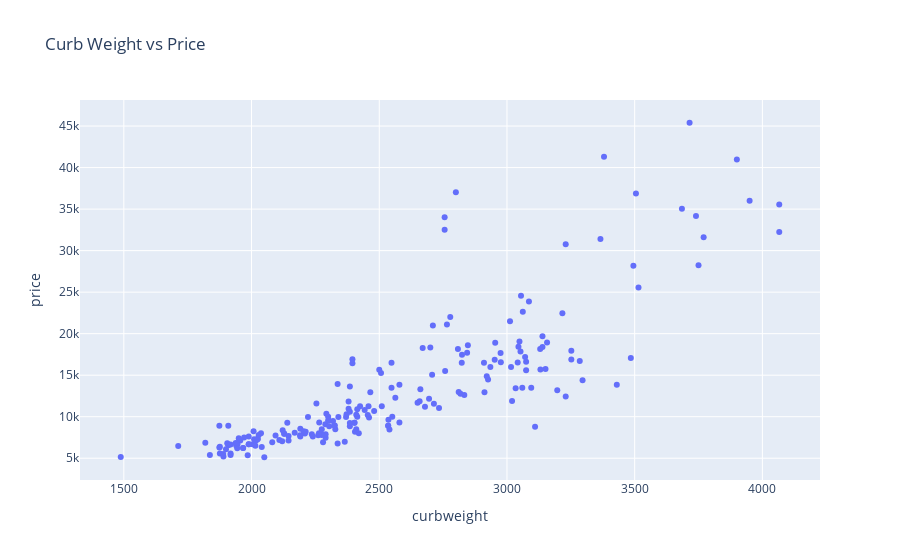

The notebook cell this image was saved under:
### Code cell
fig = px.scatter(df, x='curbweight', y='price', title='Curb Weight vs Price')
fig.show()

### Figure 1 — Plotly figure (JSON) as saved in the notebook; plotly's stock layout.template omitted (floating-point values rounded to 4 significant figures; data arrays with more than 128 entries replaced by an {"elided": "..."} marker saying what was removed)
{"data": [{"hovertemplate": "curbweight=%{x}<br>price=%{y}<extra></extra>", "legendgroup": "", "marker": {"color": "#636efa", "symbol": "circle"}, "mode": "markers", "name": "", "orientation": "v", "showlegend": false, "type": "scatter", "x": {"elided": "205 int values"}, "xaxis": "x", "y": {"elided": "205 float values"}, "yaxis": "y"}], "layout": {"legend": {"tracegroupgap": 0}, "title": {"text": "Curb Weight vs Price"}, "xaxis": {"anchor": "y", "domain": [0, 1], "title": {"text": "curbweight"}}, "yaxis": {"anchor": "x", "domain": [0, 1], "title": {"text": "price"}}}}
